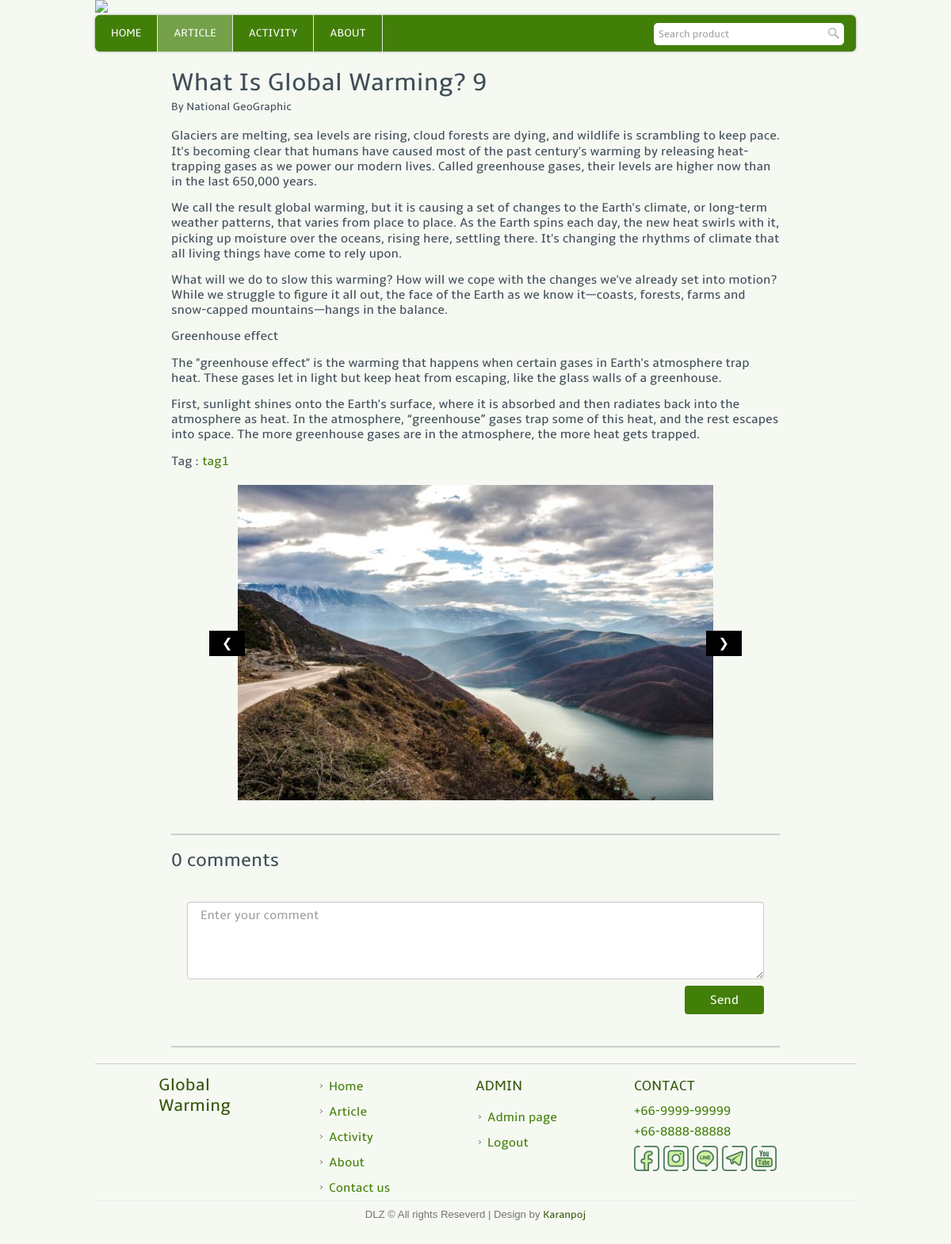
The app's page /article_read.php?art=10 (signed in), older data.
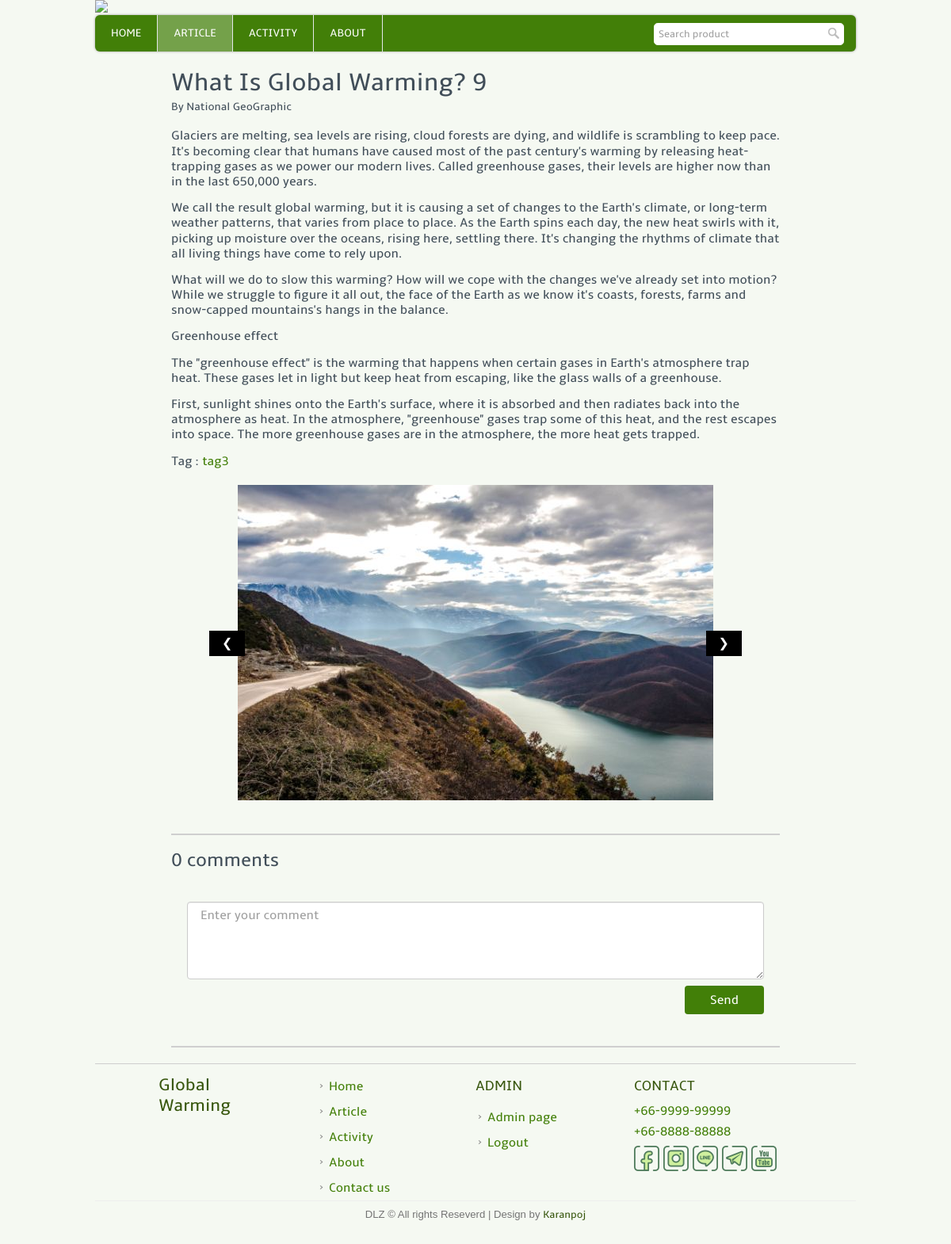
The same page, newer data.
### tables this page shows
CREATE TABLE `article` (
  `article_id` int(11) NOT NULL,
  `tag_id` int(11) NOT NULL,
  `article_name` varchar(255) NOT NULL,
  `art_author` varchar(255) NOT NULL,
  `article_time` datetime NOT NULL,
  `article_text` text NOT NULL,
  `article_imgs` text NOT NULL,
  `visitor_art` int(11) NOT NULL DEFAULT '0'
);

CREATE TABLE `tags` (
  `tag_id` int(11) NOT NULL,
  `tag_name` varchar(255) NOT NULL,
  `visitor_count` int(11) NOT NULL DEFAULT '0'
);

### template.class.php (called while the page is built, shortened)
<?php
    class Template {
        protected $file;
        protected $values = array();
        public function __construct($file) {
            $this->file = $file;
        }
        public function set($key, $value) {
            $this->values[$key] = $value;
        }
        public function output() {
            $output = file_get_contents($this->file);
            foreach ($this->values as $key => $value) {
            	$tagToReplace = "[@$key]";
            	$output = str_replace($tagToReplace, $value, $output);
            }
            return $output;
        }
    }
?>

### article_read.php (the view, shortened to what this page needs)
<?php
	require_once('connect.php');
	include("template.class.php");
	if(!isset($_SESSION['adminname']))
	{
		$user_login = false;
		$layout_header = new Template("layout_header.tpl");
		$layout_footer = new Template("layout_footer.tpl");
	}
	else{
		$layout_header = new Template("layout_header_admin.tpl");
		$layout_footer = new Template("layout_footer_admin.tpl");
	}
	$layout_header->set('menu_article','class="active"');
	$layout_header->set('title','Global warming website');
	echo $layout_header->output();
	if (isset($_GET['art'])){
?>
	<div class="page_80">
		<div class="article_txt">
<?php
		$sql = "UPDATE article SET visitor_art = visitor_art+1 WHERE article_id = ".$_GET['art'];
		$mysqli->query($sql) or die("error=$sql");
		$q = "select * from article as a , tags as t where a.tag_id = t.tag_id and a.article_id = ".$_GET['art'];
		$result = $mysqli -> query($q);
		if(!$result){
			echo "Error on : $q";
		}else{
			$row=$result->fetch_array();
			$sql = "UPDATE tags SET visitor_count = visitor_count+1 WHERE tag_id = ".$row['tag_id'];
			$mysqli->query($sql) or die("error=$sql");
?>
			<h2><?php echo $row['article_name']; ?></h2>
			<h6>By <?php echo $row['art_author']; ?></h6>
<?php
			$arr_txt = explode(PHP_EOL, $row['article_text']);
			foreach ($arr_txt as $value){
				echo "<p>".$value."</p>";
			}
?>
			<p>Tag : <a href="tag.php?tag=<?php echo $row['tag_name']; ?>"><?php echo $row['tag_name']; ?></p></a>
		</div>
		<div class="w3-content w3-display-container article_slider" style="width: 87.5%;height: 400px !important;overflow: hidden;display:flex;justify-content: center;align-items: center;">
<?php
			$arr_img = explode("?#", $row['article_imgs']);
			foreach ($arr_img as $value){
				echo '<div class="w3-display-container mySlides" style="text-align: center;">
						<img src="img/article/'.$value.'">
					</div>';
			}
?>
			<button class="w3-button w3-display-left w3-black" onclick="plusDivs(-1)">&#10094;</button>
			<button class="w3-button w3-display-right w3-black" onclick="plusDivs(1)">&#10095;</button>
		</div>
		<div class="comment_section">
			<hr>
<?php
			$sql = "select * from comment where com_on = 'article' and post_id = ".$_GET['art']." order by com_time desc";
			$result = $mysqli->query($sql) or die("error=$sql");
			$numR = $result->num_rows;
?>
			<h2><?php echo $numR; ?> comments</h2>
<?php
			if (!isset($_SESSION['username']) && !isset($_SESSION['adminname']) && !isset($_SESSION['guestname'])) {
?>
			<div class="post_comment">
				<form method="post" action="guestsession.php">
					<input type="text" placeholder="Enter your name" name="gname" required>
					<button type="submit" class="submitbt">Submit</button>
				</form>
			</div>
			<div class="clear"></div>
<?php
			}else{
?>
			<div class="post_comment" align="right">
				<form method="post" action="articlecomment.php">
					<textarea placeholder="Enter your comment" name="comment_txt" rows="5" required></textarea>
					<button type="submit" class="submitbt">Send</button>
				</form>
			</div>
			<hr style="border: 0.5px solid #CFCFCF;">
<?php
			}
?>
		</div>
	</div>
<?php
		}
	}
	echo $layout_footer->output();
?>

Row changes from the older to the newer data that the page shows:
changed article "What Is Global Warming? 9": tag.tag_name "tag1" → "tag3"
Text that changed along with them:
new list line: "What will we do to slow this warming? How will we cope with the changes we've already set into motion? While we struggle to figure it all out, the face of the Earth as we know it's coasts, forests, farms and snow-capped mountains's hangs in the balance."
new list line: "First, sunlight shines onto the Earth's surface, where it is absorbed and then radiates back into the atmosphere as heat. In the atmosphere, \"greenhouse\" gases trap some of this heat, and the rest escapes into space. The more greenhouse gases are in the atmosphere, the more heat gets trapped."
list line gone: "What will we do to slow this warming? How will we cope with the changes we've already set into motion? While we struggle to figure it all out, the face of the Earth as we know it—coasts, forests, farms and snow-capped mountains—hangs in the balance."
list line gone: "First, sunlight shines onto the Earth's surface, where it is absorbed and then radiates back into the atmosphere as heat. In the atmosphere, “greenhouse” gases trap some of this heat, and the rest escapes into space. The more greenhouse gases are in the atmosphere, the more heat gets trapped."
